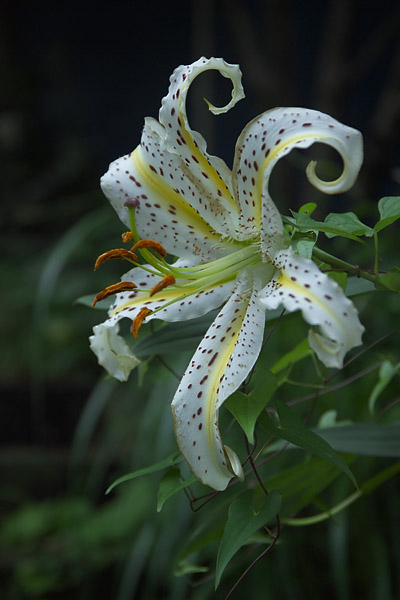
#> input picture assets/flor.jpg, 400 x 600 px
$ jupyter execute Histograma.ipynb
#> lines starting #> are read from the running program, lines starting #| are printed output that depends on the picture
# Histograma

O histograma ou distribuição de fequencia, de forma bem grosseira é uma representação grafica da proporção dos dados em frenquencia em que esses dados aparecem no conjunto definidos por uma quantidade de classes.

## Utilização na Visão Computacional
Para a visão computacional o histograma é amplamente utiilzado para estudo do comportamento e frequencias de caracteristicas de imagens como cores, iluminação, saturação, matiz e outras características. Pois através do conhecimento deste comportamento é possível fazer melhororias e correções ou conhecimento de padrões das imagens.

[cell 1]
import cv2
import numpy as np

from matplotlib import pyplot as plt
from matplotlib import image as mpimg

[cell 2]
img = cv2.imread('assets/flor.jpg')
#> img is the input picture: shape (600, 400, 3); mean B, G, R 47.6, 60.9, 49.7
imgplot = plt.imshow(cv2.cvtColor(img,cv2.COLOR_BGR2RGB))
plt.axis('off')
plt.show()

## Histograma de Cores
O primeiro histograma a ser visto é o de cores. Em uma imagem RGB(ou BGR, para o OpenCV) cada canal representa a quantidade de cor em um determinado pixel, assim podemos ver a distribuição de cada cor e a frequencia em que os difetentes tons de uma determinada cor está presente na imagem

[cell 3]
print('Histograma da imagem em preto e branco')
plt.hist(img.ravel(),256,[0,256]);plt.show()
#> after `plt.hist(img.ravel(), 256, [0, 256])`:
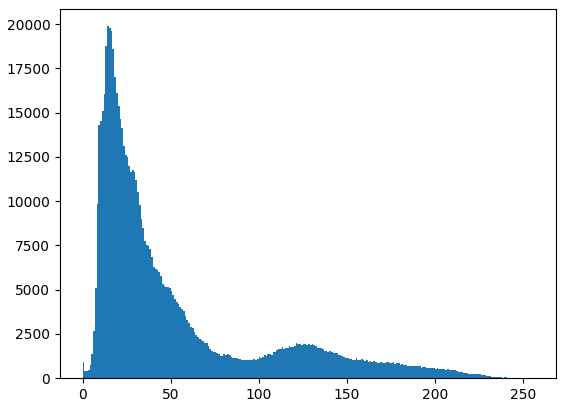
#> figure drawn by matplotlib, 1 panel; tallest bar 19878 high, from x = 14 to 15

### Função histograma OpenCV
**cv2.calcHist(imagem, canais, máscara, tamanho_histograma, ranges[,histograma[,acumulo]])**
+ imagem:
+ canais:
+ máscara:
+ tamanho_histograma:
+ ranges:

[cell 4]
# Cálculo do Histograma
histograma = cv2.calcHist([img],[0],None,[256],[0,256])
#> histograma = 256 values, max 8153 at index 14, min 2 at index 252, mean 937.5

[cell 5]
print('Histograma e distribuição de Cores')
cores = ('b','g','r')

for i, col in enumerate(cores):
    histograma = cv2.calcHist([img],[i],None,[256],[0,256])
    plt.plot(histograma,color = col)
    plt.xlim([0,256])
plt.show()
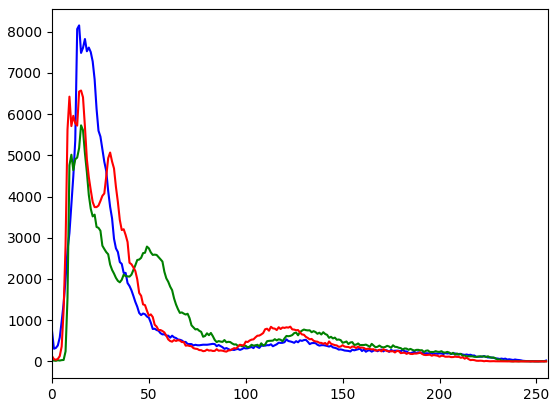
#> figure drawn by matplotlib, 1 panel; curve peaks at x = 14, y = 8153; curve peaks at x = 15, y = 5728; curve peaks at x = 15, y = 6573

[cell 6]
print('Análise da distribuição por partes da imagem')

mask = np.zeros(img.shape[:2], np.uint8)
mask[200:400, 100:900] = 255
# mask[:, :] = 255
masked_img = cv2.bitwise_and(img,img,mask = mask)
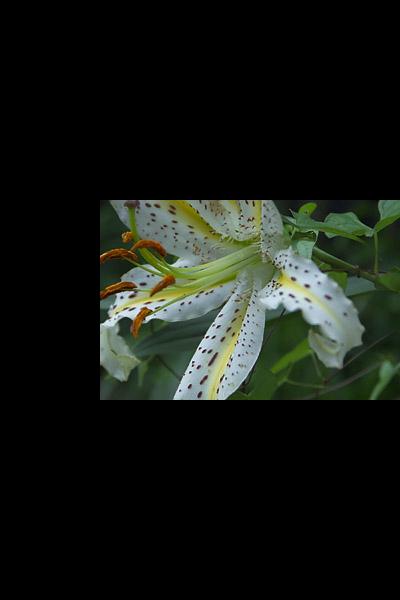
#> masked_img: shape (600, 400, 3); mean B, G, R 20.2, 26, 22

hist_mask = cv2.calcHist([img],[0],mask,[256],[0,256])
#> hist_mask = 256 values, max 1178 at index 25, min 0 at index 248, mean 234.4

print('Plotagem da imagem e seu corte')
plt.subplot(131), plt.imshow(cv2.cvtColor(img,cv2.COLOR_BGR2RGB)),plt.axis('off')
plt.subplot(132), plt.imshow(mask,'gray'),plt.axis('off')
plt.subplot(133), plt.imshow(cv2.cvtColor(masked_img,cv2.COLOR_BGR2RGB)),plt.axis('off')
plt.xlim([0,256])
plt.show()
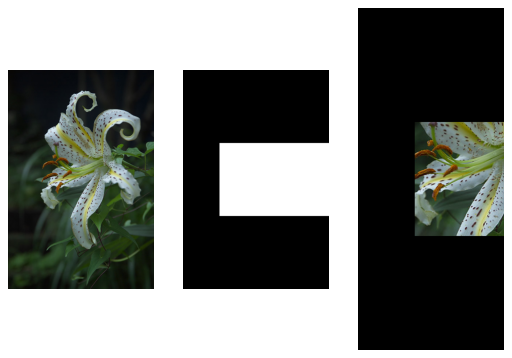
#> figure drawn by matplotlib, 3 panels

print('Estudo do comportamento de cada canal separadamente')
cores = ('b','g','r')
for i, col in enumerate(cores):
    print('Canal',col.upper())
    histograma = cv2.calcHist([masked_img],[i],None,[256],[0,256])
    plt.plot(histograma,color = col)
    plt.xlim([0,256])
    plt.show()
#> this loop made 3 passes
#> pass 1, `plt.show()`:
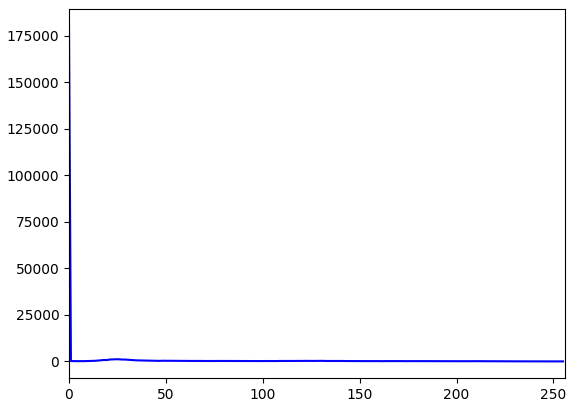
#> figure drawn by matplotlib, 1 panel; curve peaks at x = 0, y = 180542

## Histograma de Luminosidade
O Histogramas de Luminosidade é uma analise da luminosidade, quantidade de brilho na imagem e para isso convertemos a imagem para do modelo RGB(BGR no OpenCV) para HSL(HLS no OpenCV) e então vemos o comportamento do canal L - Lightness - Luminosidade.
### HSL

|Canal|Val min|Val Max|
|---|---|---|
|Hue - H| 0 | 179|
|Saturation - S| 0 | 255|
|Lightness - L| 0 | 255|

[cell 7]
print('Imagem Original')
img = cv2.imread('assets/flor.jpg')
imgplot = plt.imshow(cv2.cvtColor(img,cv2.COLOR_BGR2RGB))
plt.axis('off')
plt.show()

print('Histograma Original')
histograma = cv2.calcHist([img],[0],None,[256],[0,256])
cores = ('b','g','r')
for i, col in enumerate(cores):
    histograma = cv2.calcHist([img],[i],None,[256],[0,256])
    plt.plot(histograma,color = col)
    plt.xlim([0,256])
plt.show()

print('Histograma de Luminosidade')
imgHLS = cv2.cvtColor(img, cv2.COLOR_BGR2HLS)
#> imgHLS: shape (600, 400, 3); mean of channels 0, 1, 2 64.1, 53.1, 58.7
H,L,S = cv2.split(imgHLS)
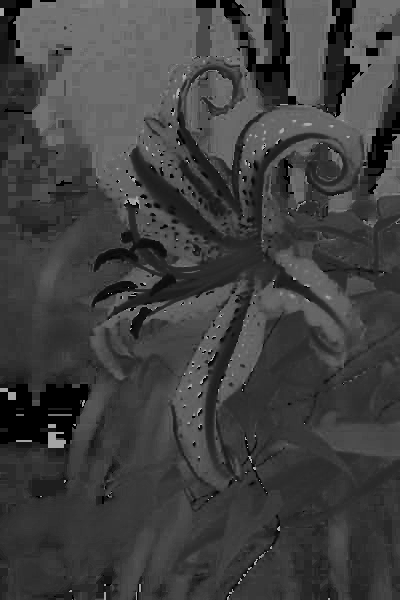
#> H: shape (600, 400); min 0, max 179, mean 64.1
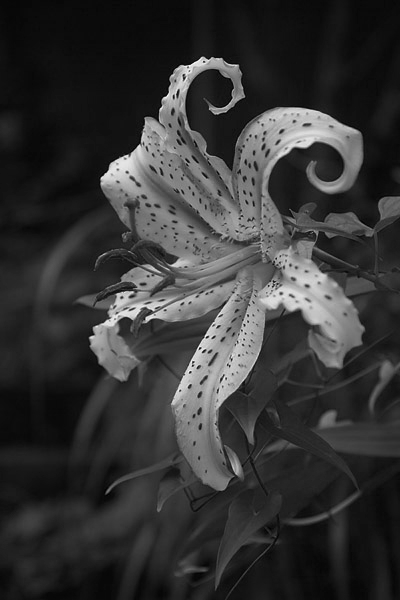
#> L: shape (600, 400); min 0, max 249, mean 53.1
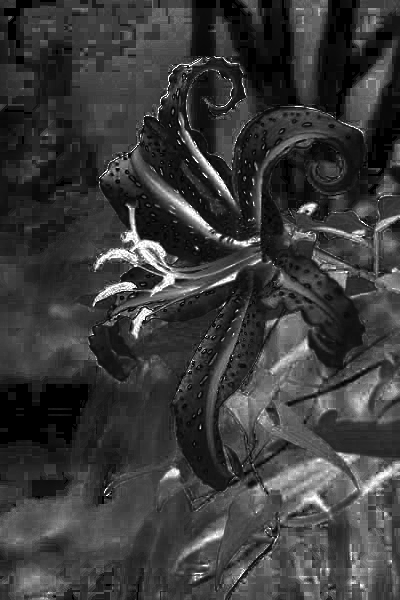
#> S: shape (600, 400); min 0, max 255, mean 58.7

histograma = cv2.calcHist([L],[0],None,[256],[0,256])
#> histograma = 256 values, max 9127 at index 16, min 0 at index 241, mean 937.5
plt.plot(histograma,color = 'gray')
plt.xlim([0,256])
plt.show()
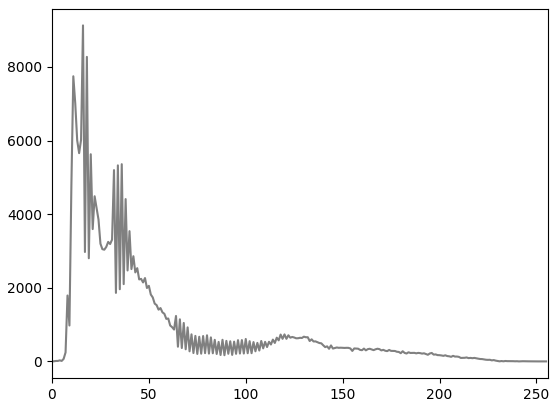
#> figure drawn by matplotlib, 1 panel; curve peaks at x = 16, y = 9127

[cell 8]
print('Mudanças na Luminosidade')
imgHLS = cv2.merge([H,L+15,S])
#> imgHLS: shape (600, 400, 3); mean of channels 0, 1, 2 64.1, 68.1, 58.7
imgplot = plt.imshow(cv2.cvtColor(imgHLS,cv2.COLOR_HLS2RGB))
plt.axis('off')
plt.show()

print('Comportamento da mudança da Luminosidade')
H,L,S = cv2.split(imgHLS)

histograma = cv2.calcHist([L],[0],None,[256],[0,256])
#> histograma = 256 values, max 9127 at index 31, min 0 at index 0, mean 937.5
plt.plot(histograma,color = 'gray')
plt.xlim([0,256])
plt.show()
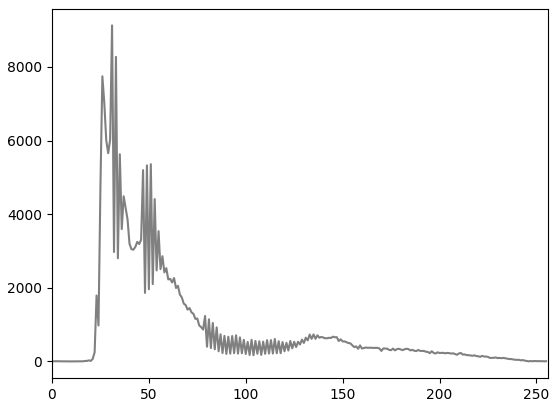
#> figure drawn by matplotlib, 1 panel; curve peaks at x = 31, y = 9127
